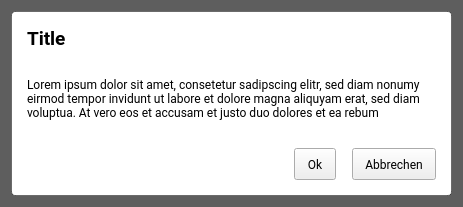
<?xml version="1.0" encoding="UTF-8"?>
<ui version="4.0">
 <class>SimpleDialog</class>
 <widget class="QWidget" name="SimpleDialog">
  <property name="geometry">
   <rect>
    <x>0</x>
    <y>0</y>
    <width>459</width>
    <height>203</height>
   </rect>
  </property>
  <property name="windowTitle">
   <string>Form</string>
  </property>
  <property name="styleSheet">
   <string notr="true">QWidget{
	
	background-color: rgba(0, 0, 0, 100);
}</string>
  </property>
  <layout class="QVBoxLayout" name="verticalLayout_2">
   <item alignment="Qt::AlignmentFlag::AlignHCenter|Qt::AlignmentFlag::AlignVCenter">
    <widget class="QWidget" name="widget" native="true">
     <property name="minimumSize">
      <size>
       <width>441</width>
       <height>185</height>
      </size>
     </property>
     <property name="maximumSize">
      <size>
       <width>441</width>
       <height>185</height>
      </size>
     </property>
     <property name="styleSheet">
      <string notr="true">QWidget#widget {
	border: 1px solid rgba(0,0,0,100);
border-radius: 4px;
	background-color: rgb(255, 255, 255);
}
QLabel{
		background-color: none;
}
QComboBox {
			background: rgba(0,0,0,10);
}

QSpinBox {
			background: rgba(0,0,0,10);
}

QDoubleSpinBox{
			background: rgba(0,0,0,10);
}

QLineEdit {
	background: rgba(0,0,0,10);
}

QPushButton {
		background-color: none;
	padding: 0 12px;
}

QPushButton::hover {
	background-color: rgba(0, 0, 0, 10);
	color: rgb(0, 0, 0);
}

QPushButton::checked {
	background-color: rgba(0, 0, 0, 20);
	color: rgb(0, 0, 0);
}

QPushButton::disabled {
	background-color: rgba(0, 0, 0, 20);
	color: rgb(0, 0, 0);
}
</string>
     </property>
     <layout class="QVBoxLayout" name="verticalLayout" stretch="0,1,0">
      <property name="spacing">
       <number>16</number>
      </property>
      <property name="leftMargin">
       <number>16</number>
      </property>
      <property name="topMargin">
       <number>16</number>
      </property>
      <property name="rightMargin">
       <number>16</number>
      </property>
      <property name="bottomMargin">
       <number>16</number>
      </property>
      <item>
       <widget class="QLabel" name="lblTitle">
        <property name="font">
         <font>
          <family>Roboto</family>
          <pointsize>14</pointsize>
          <bold>true</bold>
         </font>
        </property>
        <property name="text">
         <string>Title</string>
        </property>
       </widget>
      </item>
      <item>
       <widget class="QLabel" name="lblDetails">
        <property name="font">
         <font>
          <family>Roboto</family>
          <pointsize>9</pointsize>
         </font>
        </property>
        <property name="text">
         <string>&lt;html&gt;&lt;head/&gt;&lt;body&gt;&lt;p&gt;Lorem ipsum dolor sit amet, consetetur sadipscing elitr, sed diam nonumy eirmod tempor invidunt ut labore et dolore magna aliquyam erat, sed diam voluptua. At vero eos et accusam et justo duo dolores et ea rebum&lt;/p&gt;&lt;/body&gt;&lt;/html&gt;</string>
        </property>
        <property name="textFormat">
         <enum>Qt::TextFormat::MarkdownText</enum>
        </property>
        <property name="wordWrap">
         <bool>true</bool>
        </property>
       </widget>
      </item>
      <item>
       <layout class="QHBoxLayout" name="horizontalLayout_2" stretch="1,0,0">
        <item>
         <widget class="QLabel" name="label_2">
          <property name="font">
           <font>
            <family>Roboto</family>
            <pointsize>9</pointsize>
           </font>
          </property>
          <property name="text">
           <string/>
          </property>
         </widget>
        </item>
        <item>
         <widget class="QPushButton" name="btnOk">
          <property name="enabled">
           <bool>true</bool>
          </property>
          <property name="minimumSize">
           <size>
            <width>0</width>
            <height>32</height>
           </size>
          </property>
          <property name="maximumSize">
           <size>
            <width>16777215</width>
            <height>32</height>
           </size>
          </property>
          <property name="font">
           <font>
            <family>Roboto</family>
            <pointsize>9</pointsize>
           </font>
          </property>
          <property name="text">
           <string>Ok</string>
          </property>
         </widget>
        </item>
        <item>
         <widget class="QPushButton" name="pushButton_2">
          <property name="minimumSize">
           <size>
            <width>0</width>
            <height>32</height>
           </size>
          </property>
          <property name="maximumSize">
           <size>
            <width>16777215</width>
            <height>32</height>
           </size>
          </property>
          <property name="font">
           <font>
            <family>Roboto</family>
            <pointsize>9</pointsize>
           </font>
          </property>
          <property name="text">
           <string>Abbrechen</string>
          </property>
         </widget>
        </item>
       </layout>
      </item>
     </layout>
    </widget>
   </item>
  </layout>
 </widget>
 <resources/>
 <connections>
  <connection>
   <sender>pushButton_2</sender>
   <signal>clicked()</signal>
   <receiver>SimpleDialog</receiver>
   <slot>close()</slot>
   <hints>
    <hint type="sourcelabel">
     <x>391</x>
     <y>166</y>
    </hint>
    <hint type="destinationlabel">
     <x>458</x>
     <y>202</y>
    </hint>
   </hints>
  </connection>
 </connections>
</ui>
